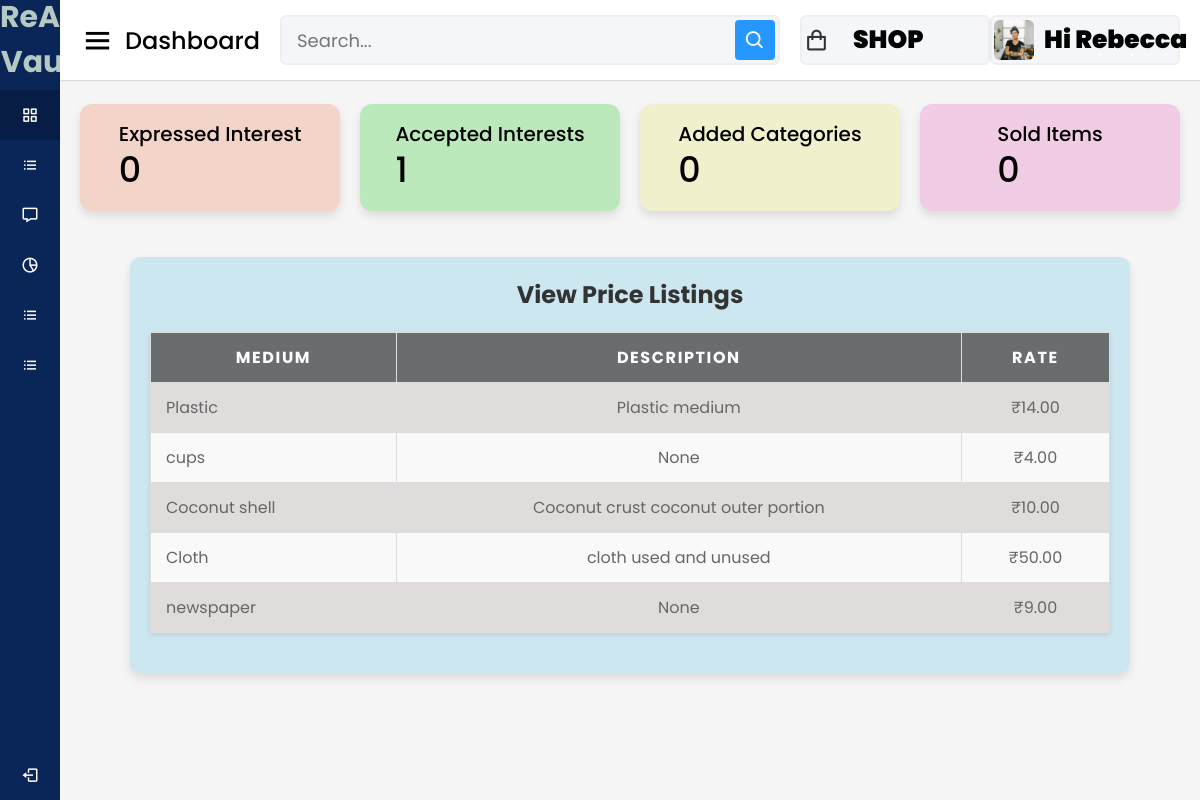
Page /artist/view-ratesartist (signed in) on the committed database.
### accounts/models.py (models this page shows, shortened)
class Artist(models.Model):
    user = models.OneToOneField(User, on_delete = models.CASCADE)
    phone = models.IntegerField(default=99999999)
    profile_pic = models.ImageField(upload_to= 'picture/artist', null=True,default='picture/artist/hi.jpg')
    is_approved = models.BooleanField(default=False)
    mediums = models.ManyToManyField(MediumOfWaste, blank=True)
    certificate=models.FileField(upload_to='certificates/',null= True, blank=True)

### adminclick/models.py (models this page shows, shortened)
class MediumOfWaste(models.Model):
    name = models.CharField(max_length=255)
    description = models.TextField(blank=True, null=True)
    rate=models.DecimalField(max_digits=10,decimal_places=2,default=0.00)

### artist/views.py (the view)
# urls.py: path('view-ratesartist', views.view_ratesartist, name='view_ratesartist'),
@login_required
@never_cache
def view_ratesartist(request):
     artist=request.user.artist
     mediums=MediumOfWaste.objects.all()
     expressed_interest_count = Interest.objects.filter(artist=artist).count()
     accepted_interest_count = InterestRequest.objects.filter(
            artist=artist,
            status='accepted'
        ).count()
     unread_count = Notification.objects.filter(user=request.user, is_read=False).count()
     context={
         'mediums': mediums ,
         'artist':artist,
        'unread_count':unread_count,
        'expressed_interest_count':expressed_interest_count,
        'accepted_interest_count':accepted_interest_count
     }
     return render(request, 'artist/view_rates.html',context )

### cart/context_processors.py (called while the page is built)
def counter(request):
    cart_count=0
    if 'admin' in request.path:
        return{}
    else:
        try:
            cart=Cart.objects.filter(cart_id=_cart_id(request))
            cart_items=CartItem.objects.all().filter(cart=cart[:1])
            for cart_item in cart_items:
                cart_count = cart_item.Quantity
        except CartItem.DoesNotExist:
            cart_count=0
    return dict(cart_count=cart_count)

### cart/views.py (called while the page is built)
def _cart_id(request):
    cart=request.session.session_key
    if not cart:
        cart=request.session.create()
    return cart

### category/context_processors.py (called while the page is built)
def menu_links(request):
    links = Category.objects.all()
    return dict(links=links)

### template/artist/view_rates.html (shortened to what this page needs)
{% load static %}
<!DOCTYPE html>
<html lang="en" dir="ltr">
<head>
  <link rel="stylesheet" href="{% static 'assets/css/styles.css' %}">
  <link href='https://unpkg.com/boxicons@2.0.7/css/boxicons.min.css' rel='stylesheet'>
</head>
<body>
  <div class="sidebar">
    <div class="logo-details">
      <span class="logo_name" style="font-size: 30px; text-align: center; font-weight: 700; color: #b5c8c1;">ReArt Vault</span>
    </div>
    <ul class="nav-links">
      <li>
        <a href="{% url 'artist_dashboard' %}" class="active">
          <i class='bx bx-grid-alt'></i>
          <span class="links_name">Artist Dashboard</span>
        </a>
      </li>
      <li>
        <a href="{% url 'add_mediums' %}">
          <i class='bx bx-list-ul'></i>
          <span class="links_name">Add medium</span>
        </a>
      </li>
      <li>
        <a href="{% url 'notifications' %}">
          <i class='bx bx-message'></i>
          <span class="links_name">Notifications</span>
        </a>
      </li>
      <li>
        <a href="{% url 'view_ratesartist' %}">
          <i class='bx bx-pie-chart-alt-2'></i>
          <span class="links_name">Price Listings</span>
        </a>
      </li>
      <li>
        <a href="{% url 'artist_interest_status' %}">
          <i class='bx bx-list-ul'></i>
          <span class="links_name">Interest Status</span>
        </a>
      </li>
      <li>
        <a href="{% url 'buyed_items' %}">
          <i class='bx bx-list-ul'></i>
          <span class="links_name">Buyed Items</span>
        </a>
          </li>
      <li class="log_out">
        <a href="{% url 'userlogout' %}">
          <i class='bx bx-log-out'></i>
          <span class="links_name">Log out</span>
        </a>
      </li>
    </ul>
  </div>
  <section class="home-section">
    <nav>
      <div class="sidebar-button">
        <i class='bx bx-menu sidebarBtn'></i>
        <span class="dashboard">Dashboard</span>
      </div>
      <div class="search-box">
        <input type="text" placeholder="Search...">
        <i class='bx bx-search'></i>
      </div>
      <a href="{% url 'shopdash' %}" style="text-decoration:none;"><div class="profile-details">
        <i class='bx bx-shopping-bag'></i>
        <span class="admin_name" style="font-size: 25px; font-weight: 900; color: #010302;">SHOP</span>
      </div></a>
      <div class="profile-details">
        {% if artist.profile_pic %}
         <img src="{{artist.profile_pic.url}}" alt="">
        {% endif %}
        <span class="admin_name" style="font-size: 25px; font-weight: 900; color: #010302;">Hi {{user.username}}</span>
      </div>
    </nav>
    <div class="home-content">
      <div class="overview-boxes">
        <div class="box" style="background-color:rgb(243, 212, 200);">
          <div class="right-side">
            <div class="box-topic">Expressed Interest</div>
            <div class="number">{{ expressed_interest_count }}</div>
          </div>
        </div>
        <div class="box" style="background-color:rgb(188, 233, 188);">
          <div class="right-side">
            <div class="box-topic">Accepted Interests</div>
            <div class="number">{{ accepted_interest_count }}</div>
          </div>
        </div>
        <div class="box" style="background-color:rgb(240, 240, 205);">
          <div class="right-side">
            <div class="box-topic">Added Categories</div>
            <div class="number"> 0</div>
          </div>
        </div>
        <div class="box" style="background-color:rgb(240, 205, 228);">
          <div class="right-side">
            <div class="box-topic">Sold Items</div>
            <div class="number">0</div>
          </div>
        </div>
      </div>
      <div class="sales-boxes">
        <div class="recent-sales box" style="background-color: rgb(205, 231, 240); padding: 20px; border-radius: 10px; width:1000px;">
            <div class="title" style="font-size: 24px; font-weight: bold; margin-bottom: 20px;">View Price Listings</div>
            <table class="table">
                <thead>
                    <tr>
        <thead>
            <tr>
                <th>Medium</th>
                <th>Description</th>
                <th>Rate</th>
            </tr>
        </thead>
        <tbody>
            {% for medium in mediums %}
            <tr>
                <td>{{ medium.name }}</td>
                <td>{{ medium.description }}</td>
                <td>₹{{ medium.rate }}</td>
            </tr>
            {% endfor %}
        </tbody>
    </table>
    </div>
    </div>

### static/assets/css/styles.css (style rules this page uses)
* { margin: 0; padding: 0; box-sizing: border-box; font-family: 'Poppins', sans-serif; }
.sidebar { position: fixed; height: 100%; width: 240px; background: #0A2558; transition: all 0.5s ease; }
.sidebar .logo-details { height: 80px; display: flex; align-items: center; }
.sidebar .logo-details .logo_name { color: #fff; font-size: 24px; font-weight: 500; }
.sidebar .nav-links { margin-top: 10px; }
.sidebar .nav-links li { position: relative; list-style: none; height: 50px; }
.sidebar .nav-links li a { height: 100%; width: 100%; display: flex; align-items: center; text-decoration: none; transition: all 0.4s ease; }
.sidebar .nav-links li a.active { background: #081D45; }
.sidebar .nav-links li i { min-width: 60px; text-align: center; font-size: 18px; color: #fff; }
.sidebar .nav-links li a .links_name { color: #fff; font-size: 15px; font-weight: 400; white-space: nowrap; }
.sidebar .nav-links .log_out { position: absolute; bottom: 0; width: 100%; }
.home-section { position: relative; background: #f5f5f5; min-height: 100vh; width: calc(100% - 240px); left: 240px; transition: all 0.5s ease; }
.home-section nav { display: flex; justify-content: space-between; height: 80px; background: #fff; display: flex; align-items: center; position: fixed; width: calc(100% - 240px); left: 240px; z-index: 100; padding: 0 20px; box-shadow: 0 1px 1px rgba(0, 0, 0, 0.1); transition: all 0.5s ease; }
.home-section nav .sidebar-button { display: flex; align-items: center; font-size: 24px; font-weight: 500; }
nav .sidebar-button i { font-size: 35px; margin-right: 10px; }
.home-section nav .search-box { position: relative; height: 50px; max-width: 550px; width: 100%; margin: 0 20px; }
nav .search-box input { height: 100%; width: 100%; outline: none; background: #F5F6FA; border: 2px solid #EFEEF1; border-radius: 6px; font-size: 18px; padding: 0 15px; }
nav .search-box .bx-search { position: absolute; height: 40px; width: 40px; background: #2697FF; right: 5px; top: 50%; transform: translateY(-50%); border-radius: 4px; line-height: 40px; text-align: center; color: #fff; font-size: 22px; transition: all 0.4 ease; }
.home-section nav .profile-details { display: flex; align-items: center; background: #F5F6FA; border: 2px solid #EFEEF1; border-radius: 6px; height: 50px; min-width: 190px; padding: 0 15px 0 2px; }
nav .profile-details img { height: 40px; width: 40px; border-radius: 6px; object-fit: cover; }
nav .profile-details .admin_name { font-size: 15px; font-weight: 500; color: #333; margin: 0 10px; white-space: nowrap; }
nav .profile-details i { font-size: 25px; color: #333; }
.home-section .home-content { position: relative; padding-top: 104px; }
.home-content .overview-boxes { display: flex; align-items: center; justify-content: space-between; flex-wrap: wrap; padding: 0 20px; margin-bottom: 26px; }
.overview-boxes .box { display: flex; align-items: center; justify-content: center; width: calc(100% / 4 - 15px); background: #fff; padding: 15px 14px; border-radius: 12px; box-shadow: 0 5px 10px rgba(0,0,0,0.1); }
.overview-boxes .box-topic { font-size: 20px; font-weight: 500; }
.home-content .box .number { display: inline-block; font-size: 35px; margin-top: -6px; font-weight: 500; }
.home-content .sales-boxes { display: flex; justify-content: space-between; }
.home-content .sales-boxes .recent-sales { width: 65%; background: #fff; padding: 20px 30px; margin: 0 20px; border-radius: 12px; box-shadow: 0 5px 10px rgba(0, 0, 0, 0.1); }
.sales-boxes .box .title { font-size: 24px; font-weight: 500; }
@media (max-width: 1240px) { .sidebar { width: 60px; } }
@media (max-width: 1240px) { .home-section { width: calc(100% - 60px); left: 60px; } }
@media (max-width: 1240px) { .home-section nav { width: calc(100% - 60px); left: 60px; } }

### rows in the picture
Artist: profile_pic (picture)
MediumOfWaste: name "Plastic", description "Plastic medium", rate "14.00"
MediumOfWaste: name "cups", description "None", rate "4.00"
MediumOfWaste: name "Coconut shell", description "Coconut crust coconut outer portion", rate "10.00"
MediumOfWaste: name "Cloth", description "cloth used and unused", rate "50.00"
MediumOfWaste: name "newspaper", description "None", rate "9.00"

### other values in the picture
{{ user.username }} "Rebecca"
{{ expressed_interest_count }} "0"
{{ accepted_interest_count }} "1"
